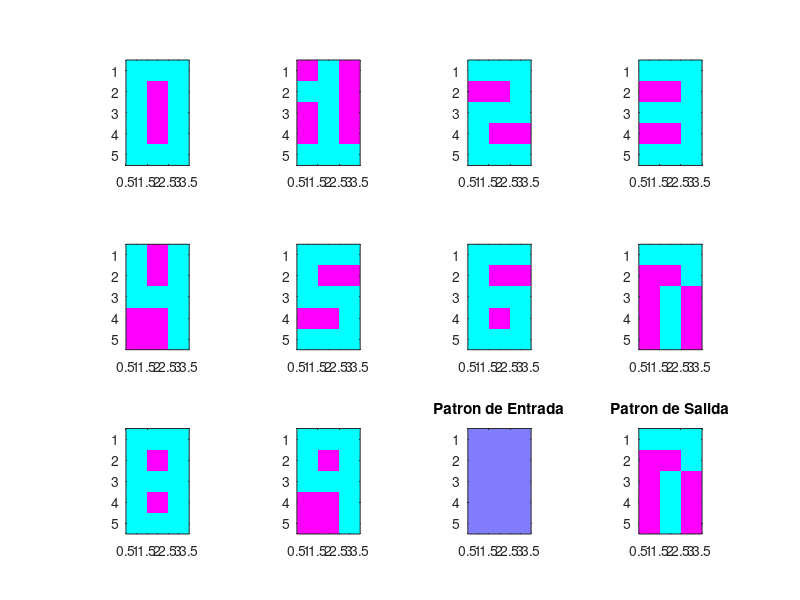

The MATLAB source for this figure:
clc, clear, close all

load('matrices_finales.mat')

TABLA=[0 0 0 0 0 0 0 0 0 0;
       0 0 0 0 255 0 0 0 0 0;
       0 255 0 0 0 0 0 0 0 0;
       0 255 255 255 0 0 0 255 0 0;
       255 0 255 255 255 255 255 255 255 255;
       0 255 0 0 0 255 255 0 0 0;
       0 255 0 0 0 0 0 255 0 0;
       255 0 0 0 0 0 0 0 0 0;
       0 255 0 0 0 0 0 255 0 0;
       0 255 0 255 255 255 0 255 0 255;
       255 0 255 255 255 255 255 0 255 255;
       0 255 255 0 0 0 0 255 0 0;
       0 0 0 0 255 0 0 255 0 0;
       0 0 0 0 255 0 0 0 0 0;
       0 0 0 0 0 0 0 255 0 0]; %15x10

x1=input('Inserte x1: ');
x2=input('Inserte x2: ');
x3=input('Inserte x3: ');
x4=input('Inserte x4: ');
x5=input('Inserte x5: ');
x6=input('Inserte x6: ');
x7=input('Inserte x7: ');
x8=input('Inserte x8: ');
x9=input('Inserte x9: ');
x10=input('Inserte x10: ');
x11=input('Inserte x11: ');
x12=input('Inserte x12: ');
x13=input('Inserte x13: ');
x14=input('Inserte x14: ');
x15=input('Inserte x15: ');
X=[x1;x2;x3;x4;x5;x6;x7;x8;x9;x10;x11;x12;x13;x14;x15];
fprintf('\n\n')

% A1=1./(1+exp(-(W1*TABLA(:,10)+B1)));
% A2=1./(1+exp(-(W2*A1+B2)));
% Y=1./(1+exp(-(W3*A2+B3)));

A1=1./(1+exp(-(W1*X+B1))) ;
A2=1./(1+exp(-(W2*A1+B2)));
A3=1./(1+exp(-(W3*A2+B3)));
% disp(A3)
Y=round(A3);
fprintf('La salida Y binaria es: \n\n')
disp(Y')

P0=[0 0 0;
    0 1 0;
    0 1 0;
    0 1 0;
    0 0 0];

P1=[1 0 1;
    0 0 1;
    1 0 1;
    1 0 1;
    0 0 0];

P2=[0 0 0;
    1 1 0;
    0 0 0;
    0 1 1;
    0 0 0];

P3=[0 0 0;
    1 1 0;
    0 0 0;
    1 1 0;
    0 0 0];

P4=[0 1 0;
    0 1 0;
    0 0 0;
    1 1 0;
    1 1 0];

P5=[0 0 0;
    0 1 1;
    0 0 0;
    1 1 0;
    0 0 0];

P6=[0 0 0;
    0 1 1;
    0 0 0;
    0 1 0;
    0 0 0];

P7=[0 0 0;
    1 1 0;
    1 0 1;
    1 0 1;
    1 0 1];

P8=[0 0 0;
    0 1 0;
    0 0 0;
    0 1 0;
    0 0 0];

P9=[0 0 0;
    0 1 0;
    0 0 0;
    1 1 0;
    1 1 0];

PE=[x1 x2 x3;
    x4 x5 x6;
    x7 x8 x9;
    x10 x11 x12;
    x13 x14 x15];

subplot(3,4,1), imagesc(P0), colormap(cool), axis image, axis ij
subplot(3,4,2), imagesc(P1), colormap(cool), axis image, axis ij
subplot(3,4,3), imagesc(P2), colormap(cool), axis image, axis ij
subplot(3,4,4), imagesc(P3), colormap(cool), axis image, axis ij
subplot(3,4,5), imagesc(P4), colormap(cool), axis image, axis ij
subplot(3,4,6), imagesc(P5), colormap(cool), axis image, axis ij
subplot(3,4,7), imagesc(P6), colormap(cool), axis image, axis ij
subplot(3,4,8), imagesc(P7), colormap(cool), axis image, axis ij
subplot(3,4,9), imagesc(P8), colormap(cool), axis image, axis ij
subplot(3,4,10), imagesc(P9), colormap(cool), axis image, axis ij
subplot(3,4,11), imagesc(PE), colormap(cool),axis image, axis ij
title('Patron de Entrada')

if Y==[0;0;0;0]
    subplot(3,4,12), imagesc(P0), colormap(cool), axis image, axis ij
     title('Patron de Salida')
end
if Y==[0;0;0;1]
    subplot(3,4,12), imagesc(P1), colormap(cool), axis image, axis ij
     title('Patron de Salida')
end
if Y==[0;0;1;0]
    subplot(3,4,12), imagesc(P2), colormap(cool), axis image, axis ij
     title('Patron de Salida')
end
if Y==[0;0;1;1]
    subplot(3,4,12), imagesc(P3), colormap(cool), axis image, axis ij
     title('Patron de Salida')
end
if Y==[0;1;0;0]
    subplot(3,4,12), imagesc(P4), colormap(cool), axis image, axis ij
     title('Patron de Salida')
end
if Y==[0;1;0;1]
   subplot(3,4,12), imagesc(P5), colormap(cool), axis image, axis ij
     title('Patron de Salida')
end
if Y==[0;1;1;0]
    subplot(3,4,12), imagesc(P6), colormap(cool), axis image, axis ij
     title('Patron de Salida')
end
if Y==[0;1;1;1]
  subplot(3,4,12), imagesc(P7), colormap(cool), axis image, axis ij
     title('Patron de Salida')
end
if Y==[1;0;0;0]
    subplot(3,4,12), imagesc(P8), colormap(cool), axis image, axis ij
     title('Patron de Salida')
end
if Y==[1;0;0;1]
    subplot(3,4,12), imagesc(P9), colormap(cool), axis image, axis ij
     title('Patron de Salida')
end

% subplot(3,4,1), imagesc(P0), colormap(gray(255)), axis image, axis ij
% subplot(3,4,2), imagesc(P1), colormap(gray(255)), axis image, axis ij
% subplot(3,4,3), imagesc(P2), colormap(gray(255)), axis image, axis ij
% subplot(3,4,4), imagesc(P3), colormap(gray(255)), axis image, axis ij
% subplot(3,4,5), imagesc(P4), colormap(gray(255)), axis image, axis ij
% subplot(3,4,6), imagesc(P5), colormap(gray(255)), axis image, axis ij
% subplot(3,4,7), imagesc(P6), colormap(gray(255)), axis image, axis ij
% subplot(3,4,8), imagesc(P7), colormap(gray(255)), axis image, axis ij
% subplot(3,4,9), imagesc(P8), colormap(gray(255)), axis image, axis ij
% subplot(3,4,10), imagesc(P9), colormap(gray(255)), axis image, axis ij
% subplot(3,4,11), imagesc(PE), colormap(gray(255)),axis image, axis ij
% title('Patron de Entrada')
% 
% if Y==[0;0;0;0]
%     subplot(3,4,12), imagesc(P0), colormap(gray(255)), axis image, axis ij
%      title('Patron de Salida')
% end
% if Y==[0;0;0;1]
%     subplot(3,4,12), imagesc(P1), colormap(gray(255)), axis image, axis ij
%      title('Patron de Salida')
% end
% if Y==[0;0;1;0]
%     subplot(3,4,12), imagesc(P2), colormap(gray(255)), axis image, axis ij
%      title('Patron de Salida')
% end
% if Y==[0;0;1;1]
%     subplot(3,4,12), imagesc(P3), colormap(gray(255)), axis image, axis ij
%      title('Patron de Salida')
% end
% if Y==[0;1;0;0]
%     subplot(3,4,12), imagesc(P4),colormap(gray(255)), axis image, axis ij
%      title('Patron de Salida')
% end
% if Y==[0;1;0;1]
%    subplot(3,4,12), imagesc(P5), colormap(gray(255)), axis image, axis ij
%      title('Patron de Salida')
% end
% if Y==[0;1;1;0]
%     subplot(3,4,12), imagesc(P6), colormap(gray(255)), axis image, axis ij
%      title('Patron de Salida')
% end
% if Y==[0;1;1;1]
%   subplot(3,4,12), imagesc(P7), colormap(gray(255)), axis image, axis ij
%      title('Patron de Salida')
% end
% if Y==[1;0;0;0]
%     subplot(3,4,12), imagesc(P8), colormap(gray(255)), axis image, axis ij
%      title('Patron de Salida')
% end
% if Y==[1;0;0;1]
%     subplot(3,4,12), imagesc(P9), colormap(gray(255)), axis image, axis ij
%      title('Patron de Salida')
% end
% 
% 
% 
